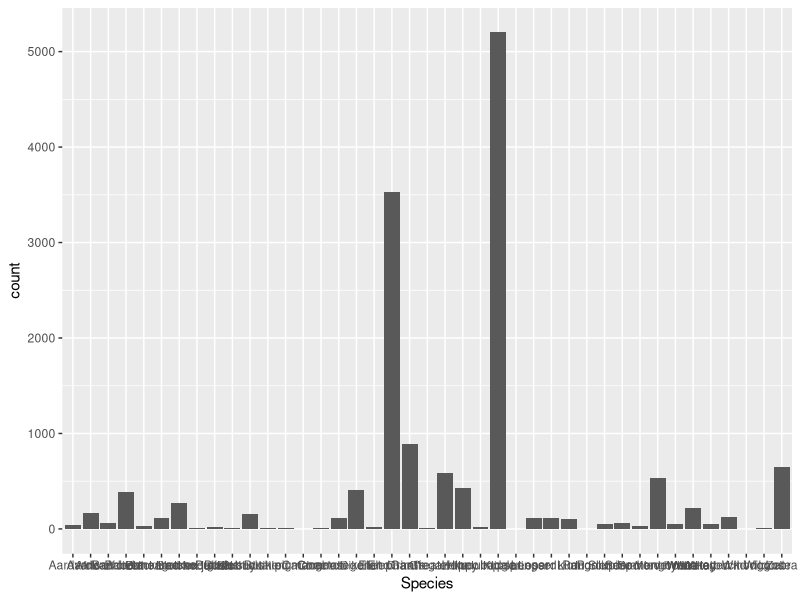
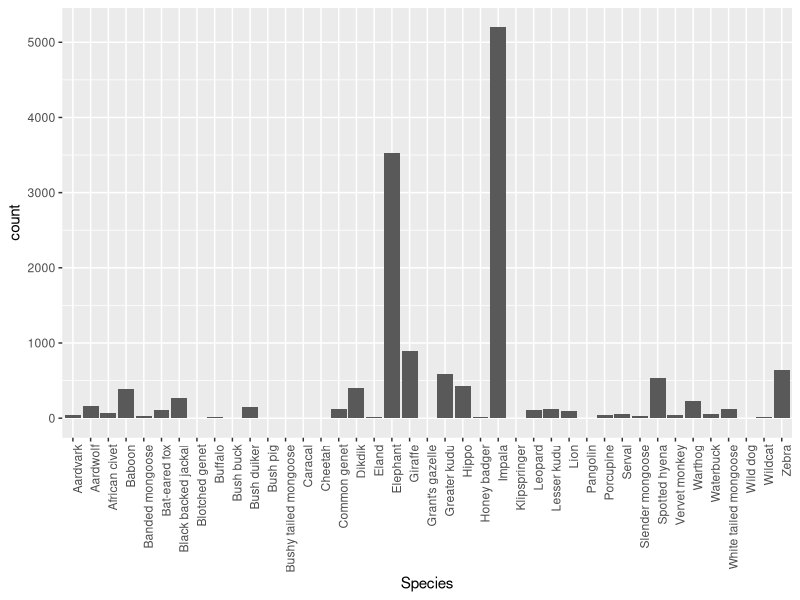

Reproduce these figures in R, in order. (Note: this script raises an error after producing the figures.)
#set up
setwd("C:/Users/luna/Google Drive/Spring_19/compbio/CompBioLabsAndHomework/labs/lab12")
library("tidyverse")
library("ggplot2")
library("dplyr")
#read in data
camData <- read.csv("camData.csv")

#problem 1: a bar plot in ggplot
ggplot(camData, aes(Species)) + geom_bar()

#problem 2: rotate the axis tick labels
ggplot(camData, aes(Species)) + geom_bar() + theme(axis.text.x = element_text(angle = 90, hjust = 1))

#problem 3: flip the axes, sort the species from least to most abundant, also transform the count axis to be logarithmic to see the smaller count values more easily
camDataSorted <- summarise(group_by(camData, Species))
#plot
ggplot(camData, aes()) + geom_bar()
